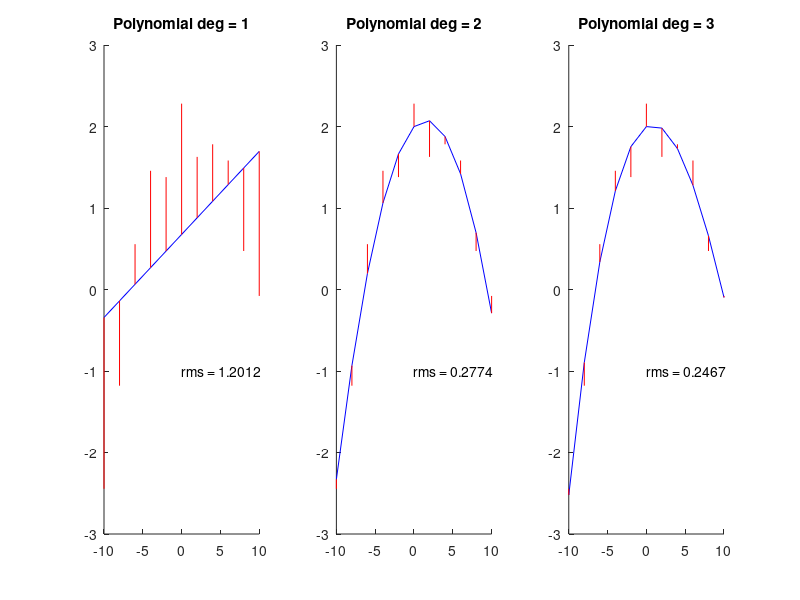

The MATLAB source for this figure:
xi = -10:2:10;
yi = -.03*xi.^2 + .1*xi + 2 + 1*(rand(1,length(xi))-.5);
x0 = ones(length(xi),1);
x1 = [x0 xi'];
x2 = [x0 xi' xi'.^2];
x3 = [x0 xi' xi'.^2 xi'.^3];
textx = 0;
texty = -1;

subplot(1,3,1);
c1 = x1\yi';
approx1 = x1*c1;
hold on;
plot(xi, approx1, 'b');
plot([xi; xi], [yi; approx1'], 'r');
title('Polynomial deg = 1');
rms1 = sqrt(mean((yi - approx1').^2));
str1 = sprintf('rms = %0.4f', rms1);
text(textx, texty, str1);

subplot(1,3,2);
c2 = x2\yi';
approx2 = x2*c2;
hold on;
plot(xi, approx2, 'b');
plot([xi; xi], [yi; approx2'], 'r');
title('Polynomial deg = 2');
rms2 = sqrt(mean((yi - approx2').^2));
str2 = sprintf('rms = %0.4f', rms2);
text(textx, texty, str2);

subplot(1,3,3);
c3 = x3\yi';
approx3 = x3*c3;
hold on;
plot(xi, approx3, 'b');
plot([xi; xi], [yi; approx3'], 'r');
title('Polynomial deg = 3');
rms3 = sqrt(mean((yi - approx3').^2));
str3 = sprintf('rms = %0.4f', rms3);
text(textx, texty, str3);